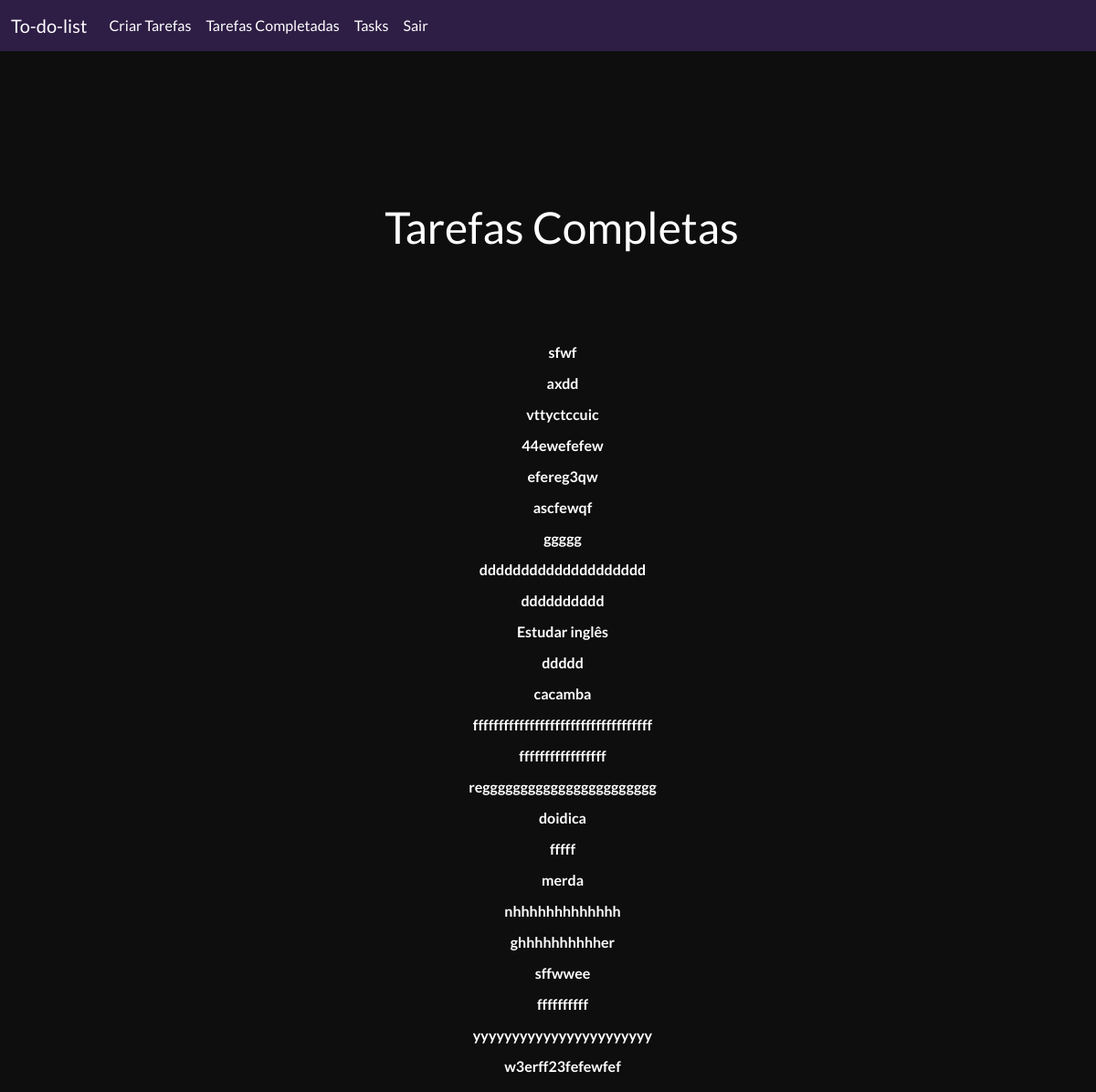
/completed-tasks/ (signed in), run on an earlier commit of the app's database.
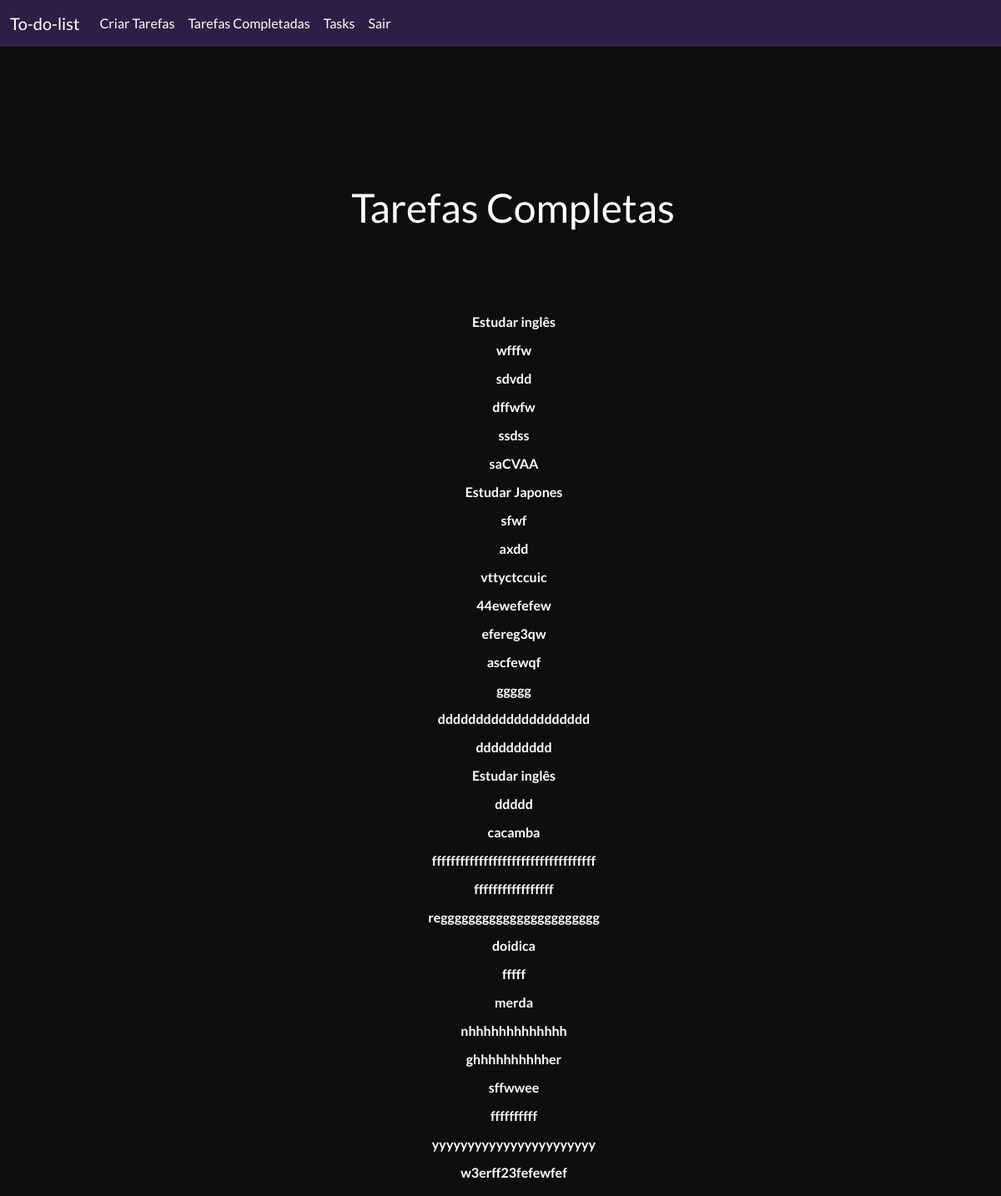
And on a later commit of the database.
### task/models.py (models this page shows, shortened)
class Task(models.Model):
    title = models.CharField(max_length=100)
    description = models.TextField(blank=True)
    created = models.DateTimeField(null=True)
    datecompleted = models.DateTimeField(null=True)
    important = models.BooleanField(default=False)
    user = models.ForeignKey(User, on_delete=models.CASCADE)

### task/views.py (the view)
# urls.py: path('completed-tasks/', views.completed_tasks, name='completed_tasks'),
@login_required
def completed_tasks(request):
    tasks = Task.objects.filter(user=request.user, datecompleted__isnull=False).order_by('-datecompleted')
    return render(request, 'completed_tasks.html', {'tasks': tasks})

### task/templates/completed_tasks.html (shortened to what this page needs)
{% extends 'menu.html' %}
{% block content %}
{% load static %}
<!DOCTYPE html>
<html lang="pt-br">
<head>
    <link rel="stylesheet" href="{% static 'task/css/tasks.css' %}">
</head>
<body>
    <h1 class="complete">Tarefas Completas</h1>
    <ol class="to-do-list">
        {% for task in tasks %}
            <strong>
                <li>{{ task.title }}</li>
            </strong>
        {% endfor %}
    </ol>
</body>
</html>
{% endblock %}

What changed in the data, as far as the page shows it:
added Task: title "Estudar inglês"
added Task: title "wfffw"
added Task: title "sdvdd"
added Task: title "dffwfw"
added Task: title "ssdss"
added Task: title "saCVAA"
added Task: title "Estudar Japones"
